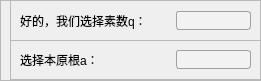
        <widget class="QFrame" name="frame_39">
         <property name="geometry">
          <rect>
           <x>30</x>
           <y>150</y>
           <width>261</width>
           <height>81</height>
          </rect>
         </property>
         <property name="styleSheet">
          <string notr="true">#frame_39{
border:2px solid rgb(180, 210, 255);
border-radius:20px;
}</string>
         </property>
         <property name="frameShape">
          <enum>QFrame::StyledPanel</enum>
         </property>
         <property name="frameShadow">
          <enum>QFrame::Raised</enum>
         </property>
         <widget class="QFrame" name="frame_40">
          <property name="geometry">
           <rect>
            <x>10</x>
            <y>0</y>
            <width>251</width>
            <height>41</height>
           </rect>
          </property>
          <property name="frameShape">
           <enum>QFrame::StyledPanel</enum>
          </property>
          <property name="frameShadow">
           <enum>QFrame::Raised</enum>
          </property>
          <layout class="QHBoxLayout" name="horizontalLayout_9" stretch="4,2">
           <property name="sizeConstraint">
            <enum>QLayout::SetDefaultConstraint</enum>
           </property>
           <item>
            <widget class="QLabel" name="label_70">
             <property name="styleSheet">
              <string notr="true">#label_70{
	font: 10pt &quot;黑体&quot;;
}</string>
             </property>
             <property name="text">
              <string>好的，我们选择素数q：</string>
             </property>
             <property name="wordWrap">
              <bool>true</bool>
             </property>
            </widget>
           </item>
           <item>
            <widget class="QLineEdit" name="lineEdit_15">
             <property name="styleSheet">
              <string notr="true">#lineEdit_15 {
	border: 1px solid #A0A0A0; /* 边框宽度为1px，颜色为#A0A0A0 */
	border-radius: 3px; /* 边框圆角 */
	padding-left: 5px; /* 文本距离左边界有5px */
	background-color: #F2F2F2; /* 背景颜色 */
	color: #A0A0A0; /* 文本颜色 */
	selection-background-color: #A0A0A0; /* 选中文本的背景颜色 */
	selection-color: #F2F2F2; /* 选中文本的颜色 */
	font-family: &quot;Microsoft YaHei&quot;; /* 文本字体族 */
	font-size: 10pt; /* 文本字体大小 */
}

#lineEdit_15:hover { /* 鼠标悬浮在QLineEdit时的状态 */
	border: 1px solid #298DFF;
	border-radius: 3px;
	background-color: #F2F2F2;
	color: #298DFF;
	selection-background-color: #298DFF;
	selection-color: #F2F2F2;
}


#lineEdit_15:disabled { /* QLineEdit在禁用时的状态 */
	border: 1px solid #CDCDCD;
	background-color: #CDCDCD;
	color: #B4B4B4;
}

#lineEdit_15:read-only { /* QLineEdit在只读时的状态 */
	background-color: #CDCDCD;
	color: #F2F2F2;
}
</string>
             </property>
            </widget>
           </item>
          </layout>
         </widget>
         <widget class="QFrame" name="frame_41">
          <property name="geometry">
           <rect>
            <x>10</x>
            <y>40</y>
            <width>251</width>
            <height>40</height>
           </rect>
          </property>
          <property name="frameShape">
           <enum>QFrame::StyledPanel</enum>
          </property>
          <property name="frameShadow">
           <enum>QFrame::Raised</enum>
          </property>
          <layout class="QHBoxLayout" name="horizontalLayout_10" stretch="4,2">
           <item>
            <widget class="QLabel" name="label_71">
             <property name="styleSheet">
              <string notr="true">#label_71{
	font: 10pt &quot;黑体&quot;;
}</string>
             </property>
             <property name="text">
              <string>选择本原根a：</string>
             </property>
             <property name="wordWrap">
              <bool>true</bool>
             </property>
            </widget>
           </item>
           <item>
            <widget class="QLineEdit" name="lineEdit_16">
             <property name="styleSheet">
              <string notr="true">#lineEdit_16 {
	border: 1px solid #A0A0A0; /* 边框宽度为1px，颜色为#A0A0A0 */
	border-radius: 3px; /* 边框圆角 */
	padding-left: 5px; /* 文本距离左边界有5px */
	background-color: #F2F2F2; /* 背景颜色 */
	color: #A0A0A0; /* 文本颜色 */
	selection-background-color: #A0A0A0; /* 选中文本的背景颜色 */
	selection-color: #F2F2F2; /* 选中文本的颜色 */
	font-family: &quot;Microsoft YaHei&quot;; /* 文本字体族 */
	font-size: 10pt; /* 文本字体大小 */
}

#lineEdit_15:hover { /* 鼠标悬浮在QLineEdit时的状态 */
	border: 1px solid #298DFF;
	border-radius: 3px;
	background-color: #F2F2F2;
	color: #298DFF;
	selection-background-color: #298DFF;
	selection-color: #F2F2F2;
}

#lineEdit_16:disabled { /* QLineEdit在禁用时的状态 */
	border: 1px solid #CDCDCD;
	background-color: #CDCDCD;
	color: #B4B4B4;
}

#lineEdit_16:read-only { /* QLineEdit在只读时的状态 */
	background-color: #CDCDCD;
	color: #F2F2F2;
}</string>
             </property>
            </widget>
           </item>
          </layout>
         </widget>
        </widget>
